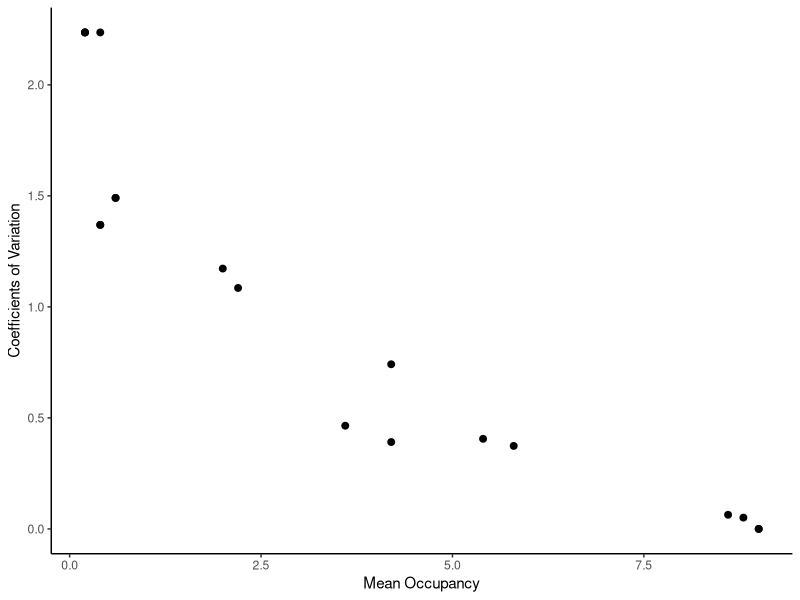
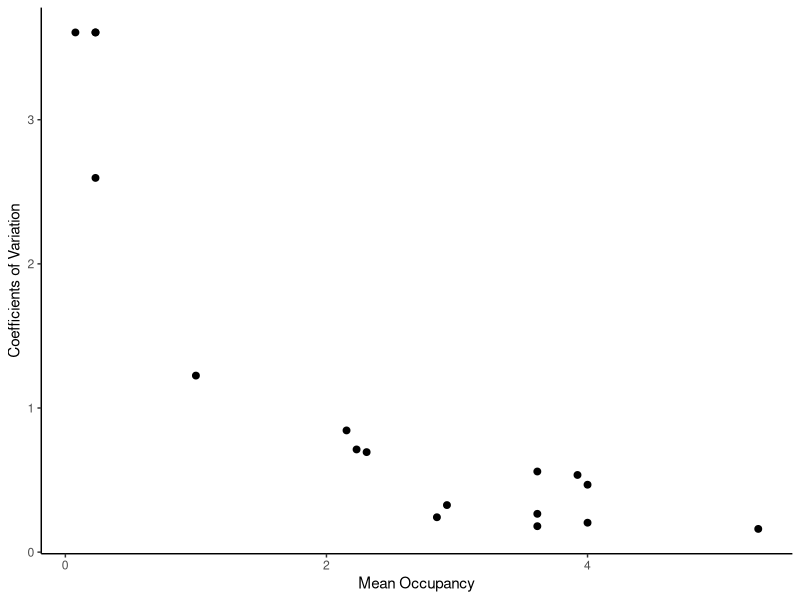
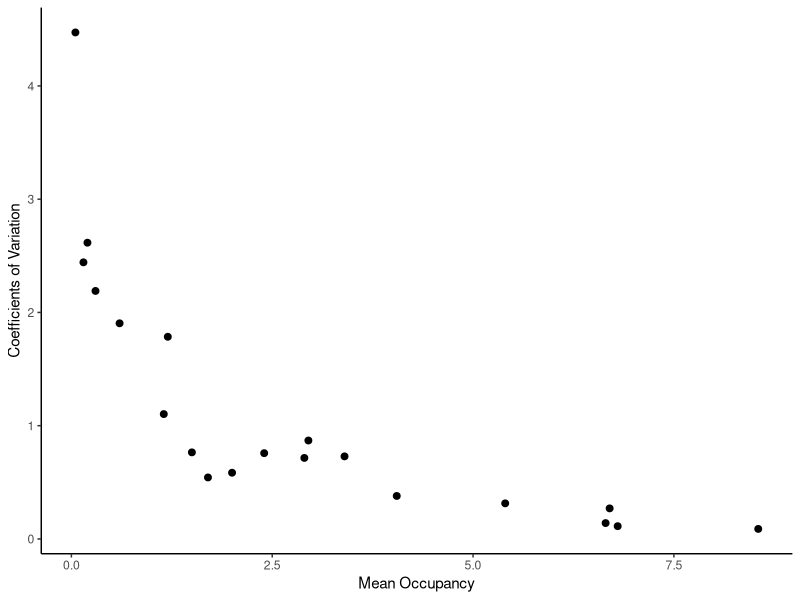
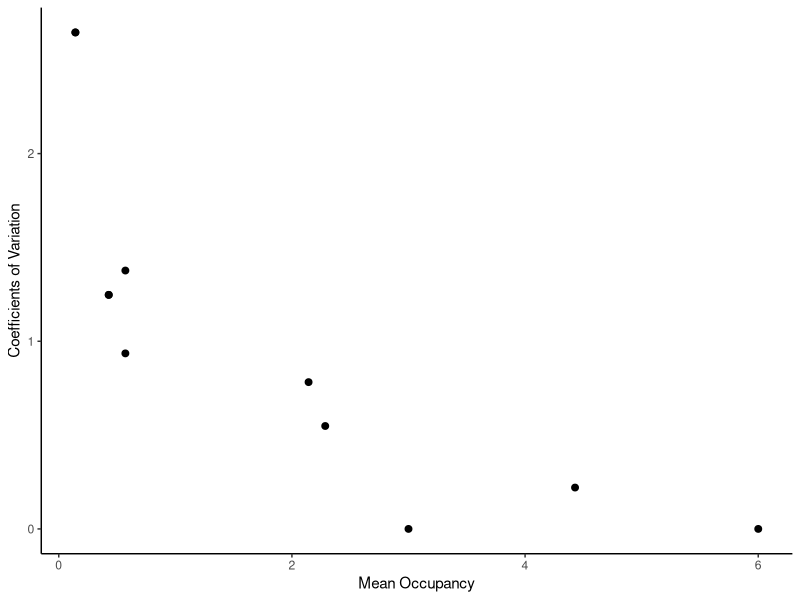
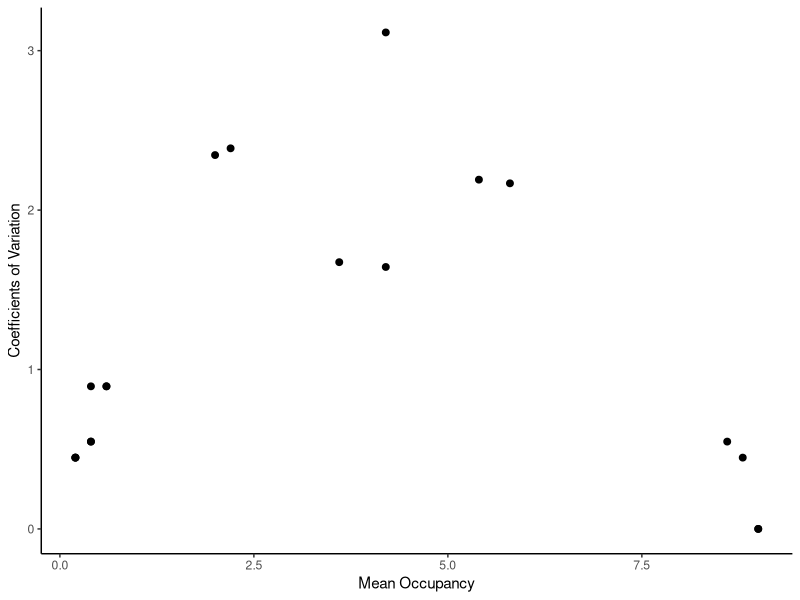
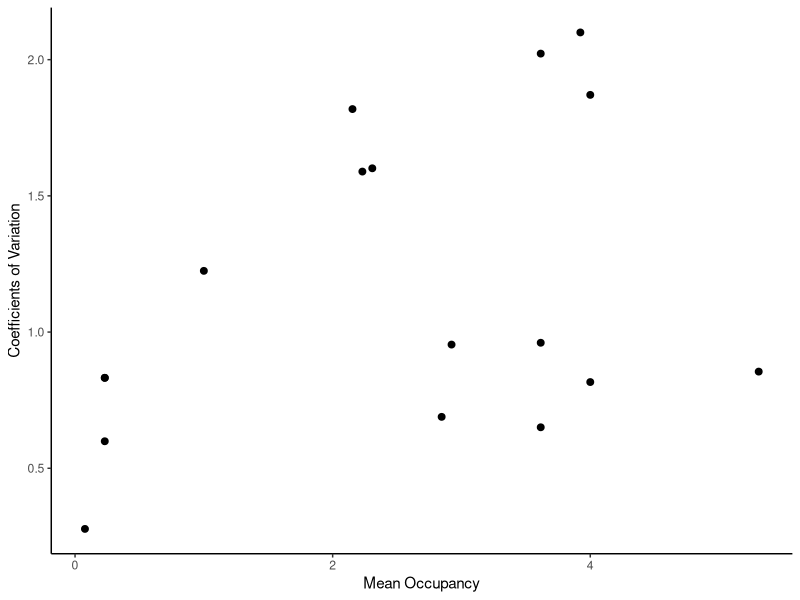
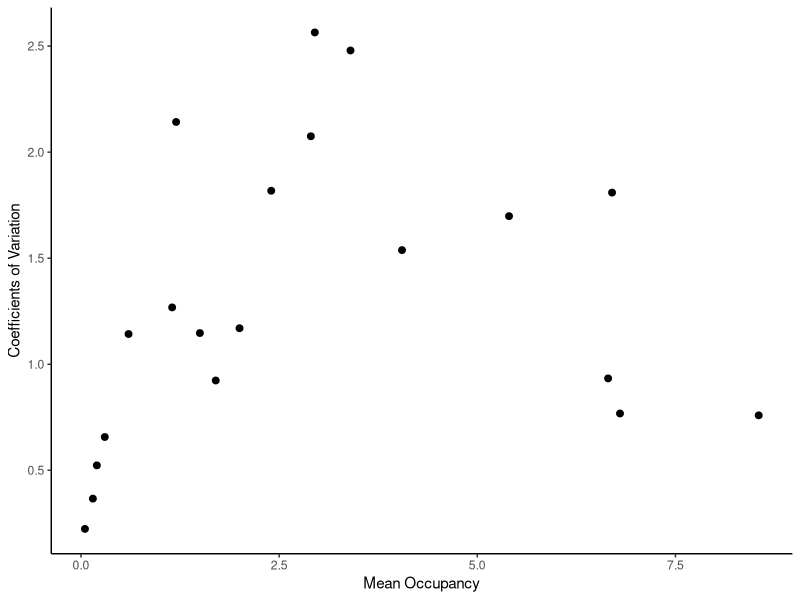
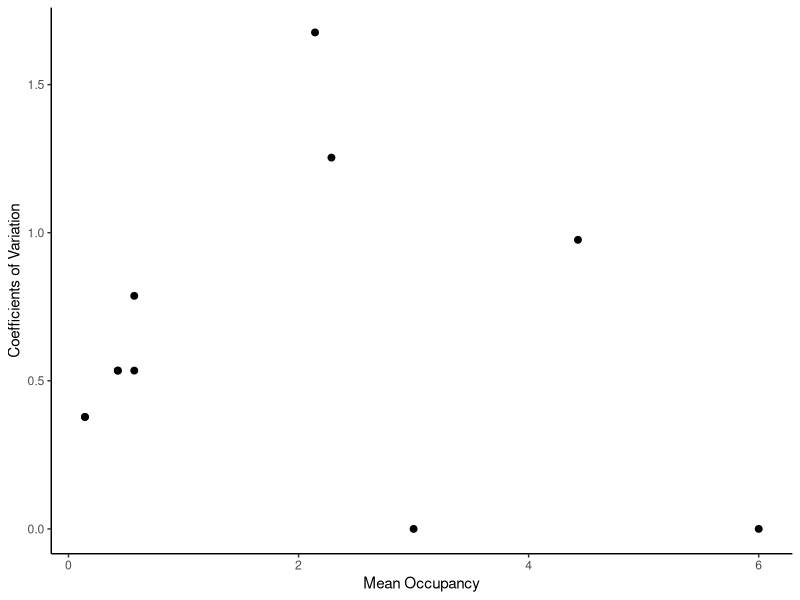

The R source for these figures, in order: (Note: this script raises an error after producing the figures.)
# Occupancy vs Time Plots
# Ellen Bledsoe
# April 27, 2016

###################
# LIBRARIES

library(tidyr)
library(dplyr)
library(ggplot2)

###################
# LOAD FILES

jornada <- read.csv("data/Rodents/jornada_rodents.csv", header = TRUE, na.strings = ".")
sevilleta <- read.csv("data/Rodents/sevilleta_sm_mrc.txt", header = TRUE)
hj_andrews <- read.csv("data/Rodents/hj_andrews.csv", header = TRUE)
shortgrass_steppe <- read.table("data/Rodents/SGS_LTER_smammals.txt", header = TRUE, sep = "\t", na.strings = ".")

####################
# PREP FILES

jor_data <- select(jornada, year, season, habitat, web, spp, recap) %>% 
  filter(recap != "Y", spp != "DIPO1", spp != "PERO1", spp != "NA")

hja_data <- select(hj_andrews, YEAR, REPBLK, SUBPLOT, SPECIES) %>% 
  filter(SPECIES != 'UNKN') 

sev_data <- select(sevilleta, year, season, location, web, species, recap) %>% 
  filter(recap != "y", species != "pgsp", species != "dipo", 
         species != "nesp", species != "onsp", species != "pesp", 
         species != "resp", species != "na", species != "pmsp", species != "spsp", 
         year < 2009, location != "two22", location != "blugrama", 
         location != "savanna", location != "goatdraw", location != "rsgrass")

sgs_data <- select(shortgrass_steppe, YEAR, VEG, WEB, SPP) %>% 
  filter(SPP != 'NA')

# rename columns for consistency

names(jor_data) <- c("year", "season", "plot", "subplot", "species", "recap")
names(hja_data) <- c("year", "plot", "subplot", "species")
names(sev_data) <- c("year", "season", "plot", "subplot", "species", "recap")
names(sgs_data) <- c("year", "plot", "subplot", "species")

####################
# FUNCTIONS

select_data <- function(data){
  # function for selecting only relevant columns
  dat <- select(data, year, plot, subplot, species)
  return(dat)
}

group_data <- function(data){
  # group and arrange a dataset by species, year, plot, and subplot
  dat <- data %>% 
    group_by(species, year, plot, subplot) %>% 
    arrange(species, year, plot, subplot)
  return(dat)
}

add_siteID <- function(data){
  # make a column with a unique location code
  dat <- data %>% mutate(siteID = paste(plot, subplot, sep = "_"))
  return(dat)
}

occupancy <- function(data){
  # calculate occupancy of species per year, including zeros
  occ <- select(data, year, species, siteID) %>% 
    group_by(species, year) %>% 
    summarize(occupancy = n_distinct(siteID))
  sp <- unique(occ$species)
  yr <- unique(occ$year)
  full_grid <- expand.grid(species = sp, year = yr)
  occ1 <- right_join(occ, full_grid, by = c("species", "year"))
  occ1$occupancy[is.na(occ1$occupancy)] <- 0
  return(occ1)
}

get_occupancy <- function(data){
  # combine all relevant functions to create an occupancy dataframe
  dat <- select_data(data) %>% 
    group_data() %>% 
    add_siteID() %>% 
    occupancy()
  return(dat)
}

plot_occupancy <- function(data){
  # plotting occupancy against time with individual lines for species
  plot <- ggplot(data, aes(x = year, y = occupancy, color = species)) +
    geom_point(size = 2) +
    geom_line(size = 1) +
    theme(panel.background = element_blank(), 
          axis.line = element_line(colour = "black"), 
          panel.grid.major = element_line(colour = "light gray"))
  return(plot)
}

calculate_cv <- function(occupancy_data){
  # calculates the mean and standard deviation for occupancy over time
  # and adds a new column of the coefficients of variation
  cv <- occupancy_data %>% 
        group_by(species) %>% 
        summarise(mean = mean(occupancy), sd = sd(occupancy)) %>% 
        mutate(cv = sd/mean)
  return(cv)
}

plot_cv_occupancy <- function(cv_data){
  # plot of the coefficients of variation against mean occupancy
  cv_plot <- ggplot(cv_data, aes(x = mean, y = cv)) +
                geom_point(size = 2) +
                xlab("Mean Occupancy") +
                ylab("Coefficients of Variation") + 
                theme(panel.background = element_blank(), 
                    axis.line = element_line(colour = "black"), 
                    panel.grid.major = element_blank())
  return(cv_plot)
}

plot_sd_occupancy <- function(cv_data){
  # plot of the coefficients of variation against mean occupancy
  sd_plot <- ggplot(cv_data, aes(x = mean, y = sd)) +
    geom_point(size = 2) +
    xlab("Mean Occupancy") +
    ylab("Coefficients of Variation") + 
    theme(panel.background = element_blank(), 
          axis.line = element_line(colour = "black"), 
          panel.grid.major = element_blank())
  return(sd_plot)
}

#####################
# OCCUPANCIES

hja_occupancy <- get_occupancy(hja_data)
jor_occupancy <- get_occupancy(jor_data)
sev_occupancy <- get_occupancy(sev_data)
sgs_occupancy <- get_occupancy(sgs_data)

#####################
# OCCUPANCY PLOTS

hja_occ_plot <- plot_occupancy(hja_occupancy)
ggsave(file = "occupancy_hja.png", width = 7, height = 6)

jor_occ_plot <- plot_occupancy(jor_occupancy)
ggsave(file = "occupancy_jor.png", width = 7, height = 6)

sev_occ_plot <- plot_occupancy(sev_occupancy)
ggsave(file = "occupancy_sev.png", width = 7, height = 6)

sgs_occ_plot <- plot_occupancy(sgs_occupancy)
ggsave(file = "occupancy_sgs.png", width = 7, height = 6)

#####################
# COEFFICIENTS OF VARIATION

hja_cv <- calculate_cv(hja_occupancy)
jor_cv <- calculate_cv(jor_occupancy)
sev_cv <- calculate_cv(sev_occupancy)
sgs_cv <- calculate_cv(sgs_occupancy)

######################
# CV PLOTS

hja_cv_plot <- plot_cv_occupancy(hja_cv)
jor_cv_plot <- plot_cv_occupancy(jor_cv)
sev_cv_plot <- plot_cv_occupancy(sev_cv)
sgs_cv_plot <- plot_cv_occupancy(sgs_cv)

hja_cv_plot
jor_cv_plot
sev_cv_plot
sgs_cv_plot

hja_sd_plot <- plot_sd_occupancy(hja_cv)
jor_sd_plot <- plot_sd_occupancy(jor_cv)
sev_sd_plot <- plot_sd_occupancy(sev_cv)
sgs_sd_plot <- plot_sd_occupancy(sgs_cv)

hja_sd_plot
jor_sd_plot
sev_sd_plot
sgs_sd_plot

#########################
# WORKING

sev <- select(sev_data, year, season, location) %>% 
  group_by(year, season, location) %>% 
  arrange(year, season, location)
sev_trap_sessions <- unique(sev)
sev_trap_sessions
